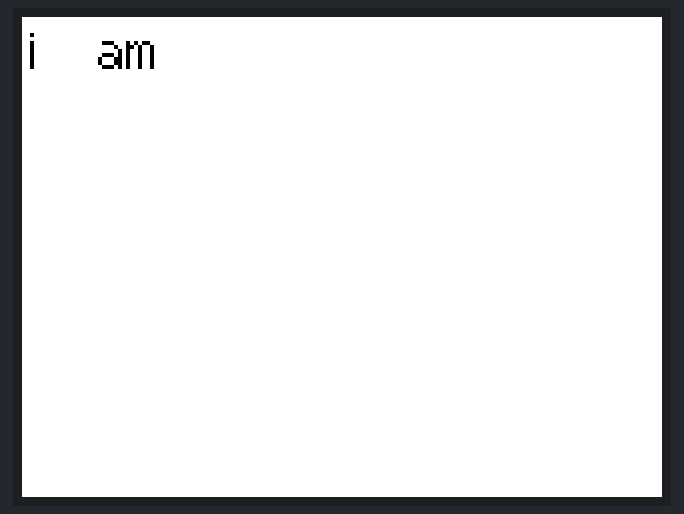
Bench run of a sketch on a simulated ESP32. On the bench: 320×240 colour display. Random numbers use the default seed unless the sketch sets one.

Above: at 1.4 s.
At 4.0 s:
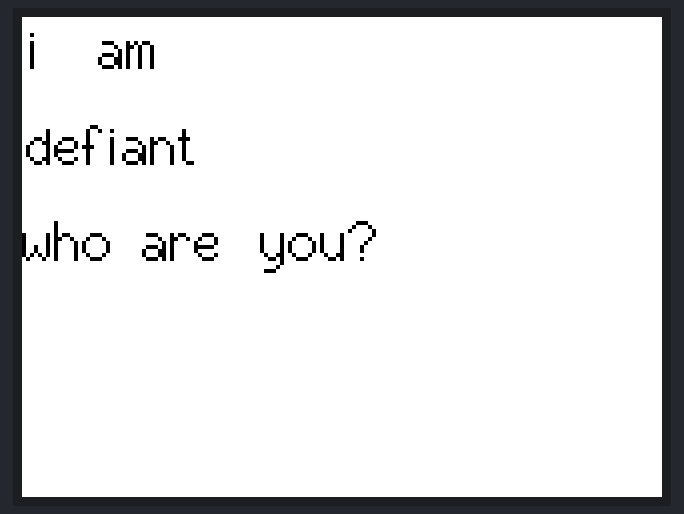
At 9.7 s:
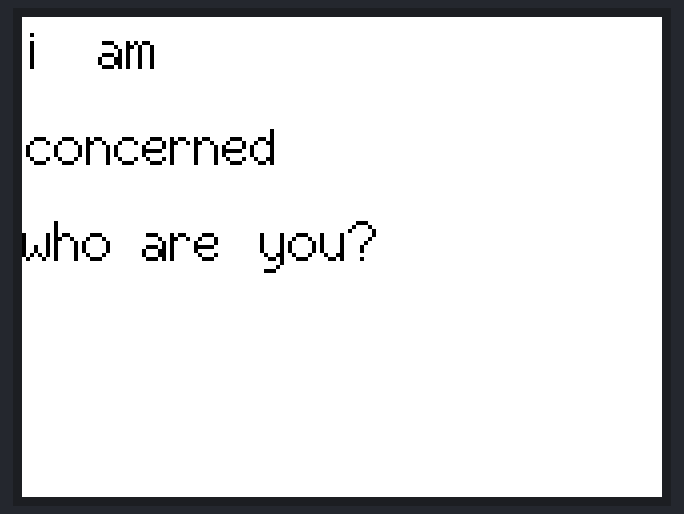
At 19.6 s:
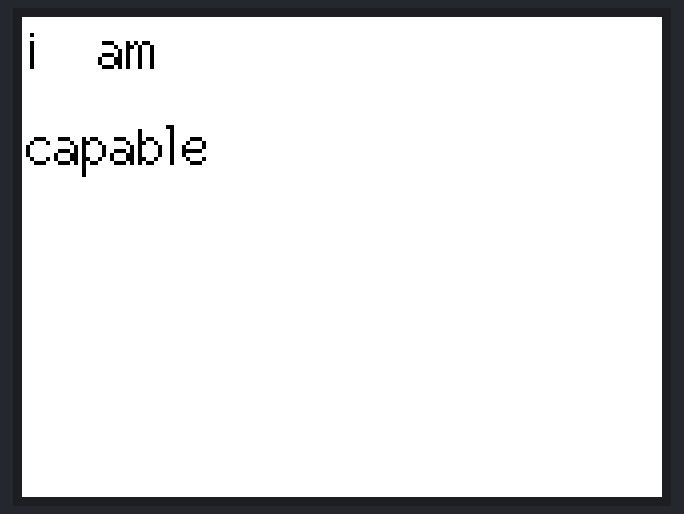
At 26.9 s:
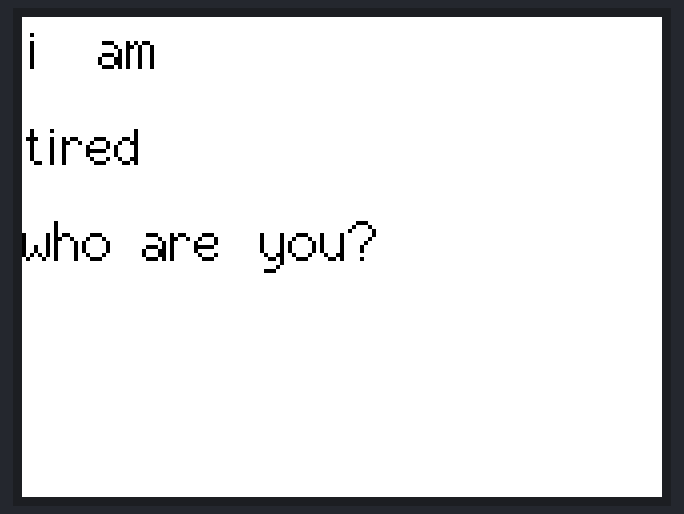
At 38.4 s:
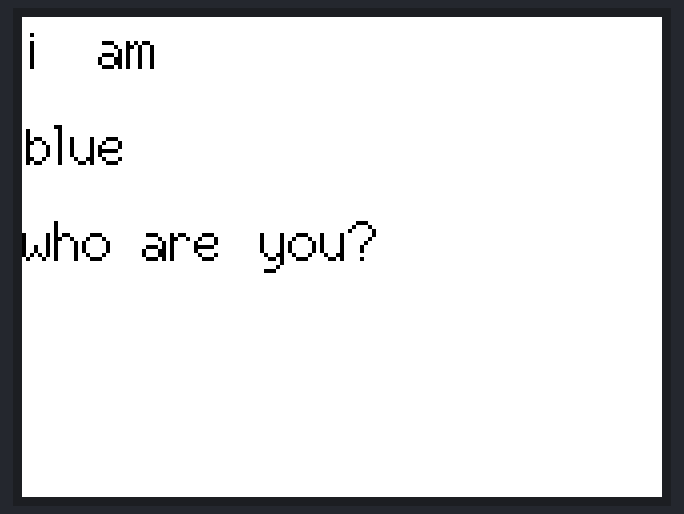

Measured:
- what the display in image 0 shows lasts 1.0 s, from 1.4 s to 2.4 s
- what the display in image 1 shows lasts 2.0 s, from 4.0 s to 6.0 s
- what the display in image 3 shows lasts 1.5 s, from 19.5 s to 21.0 s

The sketch:

module1.ino
```cpp
#include <TFT_eSPI.h>
#include <SPI.h>

TFT_eSPI tft = TFT_eSPI();

String adjectives[26] = {"happy", "sad", "strong", "alive", "blue", "better", "average", "bright", "breakable", "concerned", "cruel", "defiant", "hungry", "fragile", "tired", "evil", "strong", "nervous", "puzzled", "brave", "capable", "resilient", "splendid", "wild", "weary", "wicked"};

void setup() {
  tft.init();
  tft.setRotation(1);
  tft.setTextSize(2.5);
  tft.fillScreen(TFT_WHITE);
}

void loop() {
  tft.setTextSize(2.5);
  tft.fillScreen(TFT_WHITE);
  tft.setTextColor(TFT_BLACK);
  delay(1000);

  tft.drawString("i ", 2, 0, 2);
  delay(50);
  tft.drawString("am", 38, 0, 2);
  delay(1000);

  int chance = rand() % 26;
  tft.drawString(adjectives[chance], 2, 48, 2);
  delay(1500);

  tft.drawString("who ", 0, 96, 2);
  delay(50);
  tft.drawString("are ", 60, 96, 2);
  delay(50);
  tft.drawString("you?", 119, 96, 2);
  delay(2000);
}
```
